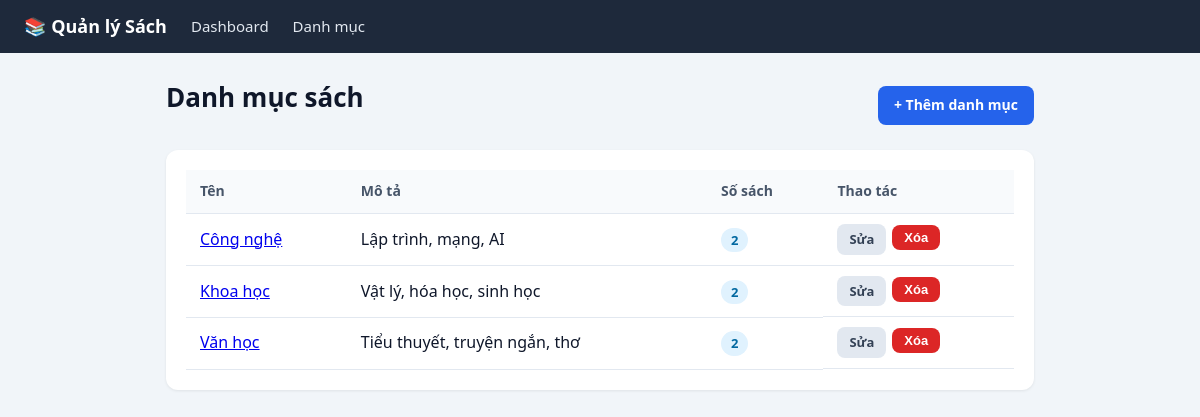
The page /categories on the database its author committed.
### app.py (models this page shows)
class Category(db.Model):
    id: Mapped[int] = mapped_column(primary_key=True)
    name: Mapped[str] = mapped_column(String(100), unique=True)
    description: Mapped[str] = mapped_column(String(300), default="")
    books: Mapped[list["Book"]] = db.relationship(back_populates="category", cascade="all, delete-orphan")

### app.py (the view)
@app.route("/categories")
def category_list():
    cats = db.session.execute(db.select(Category).order_by(Category.name)).scalars().all()
    return render_template("categories.html", cats=cats)

### templates/categories.html (shortened to what this page needs)
{% extends "base.html" %}
{% block content %}
<div style="display:flex;justify-content:space-between;align-items:center">
    <h1>Danh mục sách</h1>
    <a href="{{ url_for('category_add') }}" class="btn btn-primary">+ Thêm danh mục</a>
</div>
<div class="card" style="margin-top:16px">
    {% if cats %}
    <table>
        <tr><th>Tên</th><th>Mô tả</th><th>Số sách</th><th>Thao tác</th></tr>
        {% for c in cats %}
        <tr>
            <td><a href="{{ url_for('book_list', cat_id=c.id) }}">{{ c.name }}</a></td>
            <td>{{ c.description }}</td>
            <td><span class="badge">{{ c.books|length }}</span></td>
            <td class="actions">
                <a href="{{ url_for('category_edit', id=c.id) }}" class="btn btn-secondary btn-sm">Sửa</a>
                <form method="post" action="{{ url_for('category_delete', id=c.id) }}" onsubmit="return confirm('Xóa danh mục {{ c.name }} và tất cả sách trong đó?')">
                    <button class="btn btn-danger btn-sm">Xóa</button>
                </form>
            </td>
        </tr>
        {% endfor %}
    </table>
    {% else %}
    <p class="empty">Chưa có danh mục nào.</p>
    {% endif %}
</div>
{% endblock %}

### templates/base.html (style rules this page uses)
* { box-sizing: border-box; margin: 0; padding: 0; }
body { font-family: 'Segoe UI', system-ui, sans-serif; background: #f1f5f9; color: #0f172a; line-height: 1.6; }
h1 { font-size: 26px; margin-bottom: 16px; }
.card { background: #fff; border-radius: 12px; padding: 20px; margin-bottom: 16px; box-shadow: 0 1px 3px rgba(0,0,0,.08); }
table { width: 100%; border-collapse: collapse; }
th, td { padding: 10px 14px; text-align: left; border-bottom: 1px solid #e2e8f0; }
th { background: #f8fafc; font-weight: 600; font-size: 14px; color: #475569; }
.btn { display: inline-block; padding: 8px 16px; border-radius: 8px; font-size: 14px; font-weight: 600; text-decoration: none; cursor: pointer; border: none; }
.btn-primary { background: #2563eb; color: #fff; }
.btn-danger { background: #dc2626; color: #fff; }
.btn-secondary { background: #e2e8f0; color: #334155; }
.btn-sm { padding: 5px 12px; font-size: 13px; }
.actions { display: flex; gap: 6px; }
.badge { display: inline-block; background: #e0f2fe; color: #0369a1; padding: 2px 10px; border-radius: 999px; font-size: 13px; font-weight: 600; }

### rows shown on the page
Category: name "Công nghệ", description "Lập trình, mạng, AI", books|length "2"
Category: name "Khoa học", description "Vật lý, hóa học, sinh học", books|length "2"
Category: name "Văn học", description "Tiểu thuyết, truyện ngắn, thơ", books|length "2"
